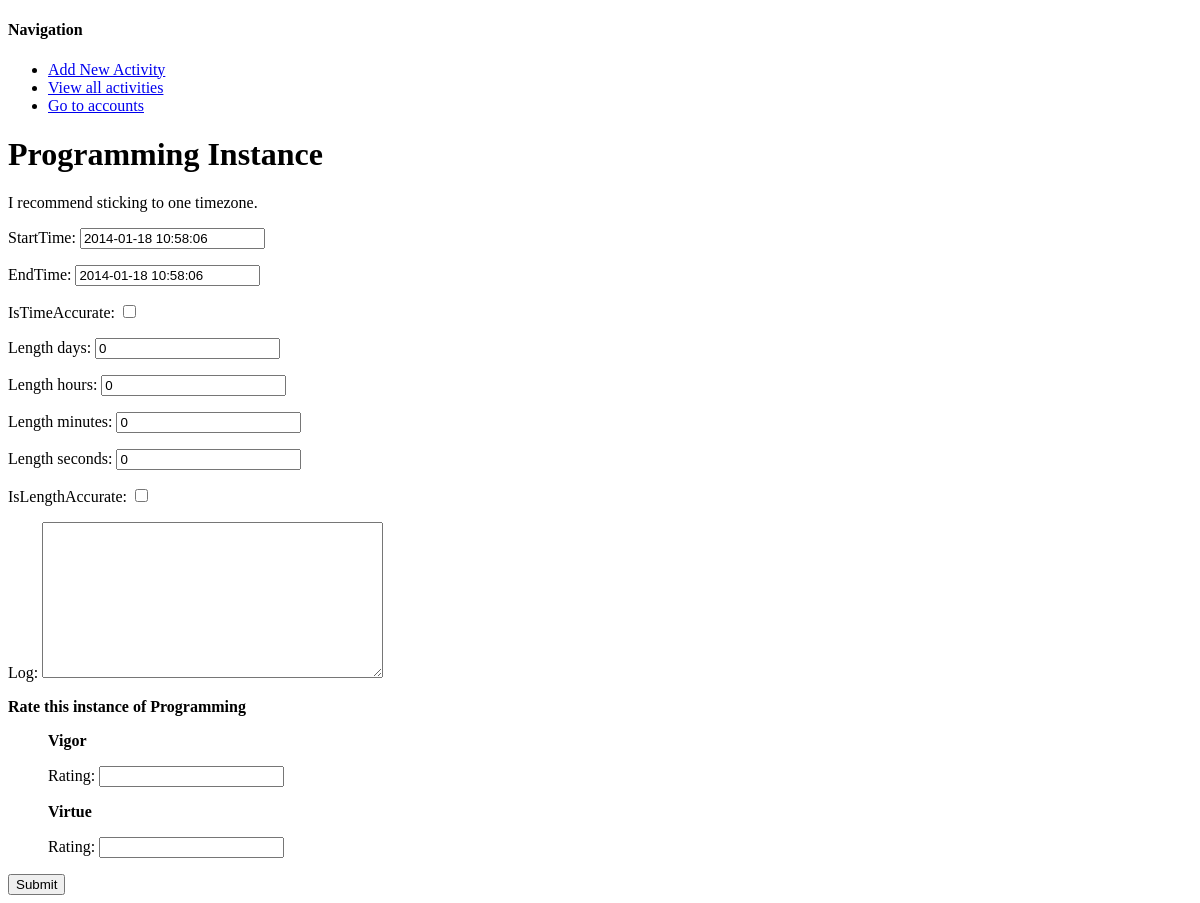
The app's page /activity/1/instance/ (signed in), older data.
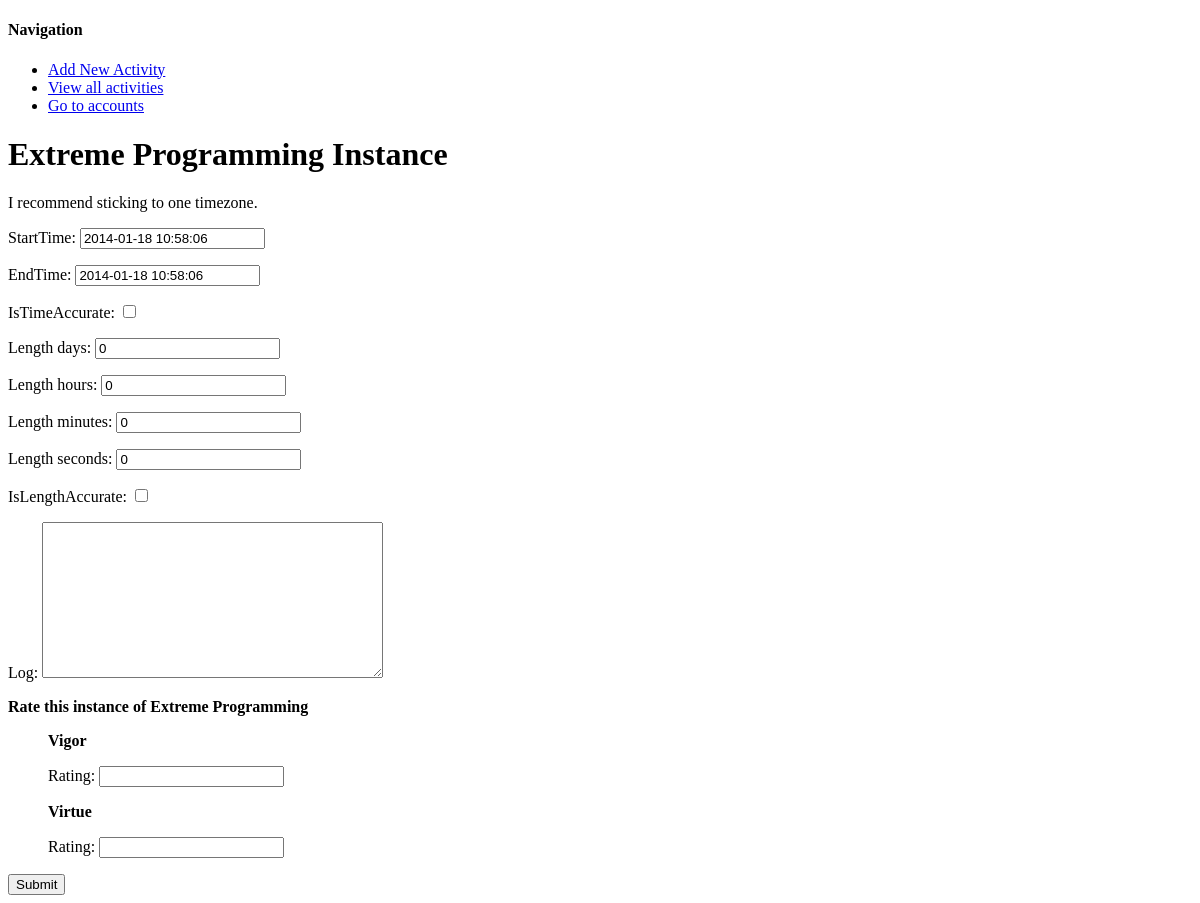
The same page, newer data.
### activity/models.py (models this page shows)
class Activity(Model):
	user = ForeignKey(User, related_name="activities")
	name = CharField(max_length=200)
	tags = TaggableManager()
	class meta:
		unique_together = (("user", "name"))
	def __unicode__(self):
		return self.name

### activity/views.py (the view)
# urls.py: url(r'^(?P<a_id>\d+)/instance/$', activityInstanceFormView, {}, "activityInstance_form"),#create view
@login_required
def activityInstanceFormView(request, a_id, aI_id=None):
	if aI_id:
		aI = get_object_or_404(ActivityInstance, pk=aI_id)
	else:
		aI = None
	if request.method == "POST":
		form = ActivityInstanceForm(request.POST, request.FILES, prefix="aIForm")
		a = get_object_or_404(Activity, pk=a_id)
		n = len(RateActivity.objects.filter(activity=a)) # amount of RateActivities for this activity
		rForms = [RateActivityInstanceForm(request.POST, prefix=str(x)) for x in range(0,n)]
		if form.is_valid() and all([rF.is_valid() for rF in rForms]):
			activity = get_object_or_404(Activity, pk=a_id)
			new_activityInstance = form.save(commit=False)
			if new_activityInstance.hasError == True:
				 pass # skips to past if statement
			new_activityInstance.activity = activity
			new_activityInstance.save()
			rateActivities = RateActivity.objects.filter(activity=a)
			for rF, rateActivity in zip(rForms,rateActivities):
				new_rI = rF.save(commit=False)
				new_rI.activityInstance = new_activityInstance
				new_rI.rateActivity = rateActivity
				new_rI.save()
			return HttpResponseRedirect(reverse('activityInstance_detail', args=(a_id, new_activityInstance.id)))
		print "couldn't save form in activityInstanceFormView"
		return HttpResponse(form.errors)
	else:
		activity  = get_object_or_404(Activity, pk=a_id)
		form = ActivityInstanceForm(instance=aI, prefix="aIForm") # was aI_id
		rS = RateActivity.objects.filter(activity=activity)
		rForms = []
		if aI_id:
			for r in rS:
				rI = RateActivityInstance.objects.get(activityInstance=aI, rateActivity=r)
				rForm = RateActivityInstanceForm(instance=rI)
				rForm.name = r.name
				rForms.append(rForm)
		else:
			i = 0
			for r in rS:
				name = r.name
				rForm = RateActivityInstanceForm(prefix=str(i))
				rForm.name = name
				rForms.append(rForm)
				i=i+1
		return render(request, "activityInstance_form.html", {"form": form, "rForms": rForms, "activity": activity})

### activity/forms.py
class ActivityInstanceForm(ModelForm):
	n = "Record an instance of the activity"
	note = "I recommend sticking to one timezone."
	class Meta:
		model = ActivityInstance
		exclude = ['activity', 'hasError']
 	def save(self, commit=True):
		instance = super(ActivityInstanceForm, self).save(commit=False)
		if not instance.isLengthAccurate:
			l = instance.endTime - instance.startTime
			days, hours, minutes, seconds = convert_timedelta(l)
			instance.length_days = days
			instance.length_hours = hours
			instance.length_minutes = minutes
			instance.length_seconds = seconds
			instance.isLengthAccurate = True
		if instance.hasError and (endTime - startTime)  < 0:
			instance.hasError = True
			return instance
		else:
			instance.hasError = False
		if commit:
			instance.save()
		return instance

### activity/templates/activityInstance_form.html (shortened to what this page needs)
{% extends "base.html" %}
{% block content %}
	<h1>  {{activity.name }} Instance </h1>
	<p> {{ form.note }} </p>
	<form action="" method="POST">
		{{ form.as_p }}
		<b>Rate this instance of {{activity.name}}</b>
		<ul>
		{% for r in rForms %}
			<b>{{ r.name }} </b>
			{{ r.as_p }}
		{% endfor %}
		</ul>
	<input type="submit" value="Submit">
	</form>
{% endblock content %}

Row changes from the older to the newer data that the page shows:
changed Activity: name "Programming" → "Extreme Programming"
